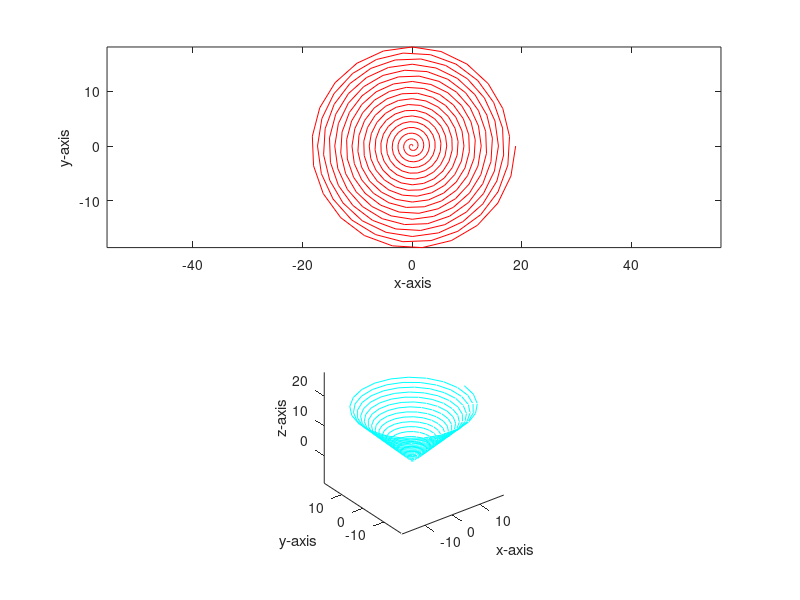

Source code (MATLAB):
 % I have adhered to all the tenets of the 
 % Duke Community Standard in creating this code.
 % Signed: [ih52]
%% Inititialize the workspace
clear; format short e

%% Generate independent and dependent values
% your code here
t = 0:pi/64:6*pi;
x = t.*cos(6*t);
y = t.*sin(6*t);
z = t;

%% Make plot of y vs. x
figure(1); clf
subplot(2,1,1), plot(x,y,'r')
xlabel('x-axis')
ylabel('y-axis')
axis equal
subplot(2,1,2), plot3(x,y,z,'c')
xlabel('x-axis')
ylabel('y-axis')
zlabel('z-axis')
axis equal

%% Save plot in color
print -depsc ConePlot
